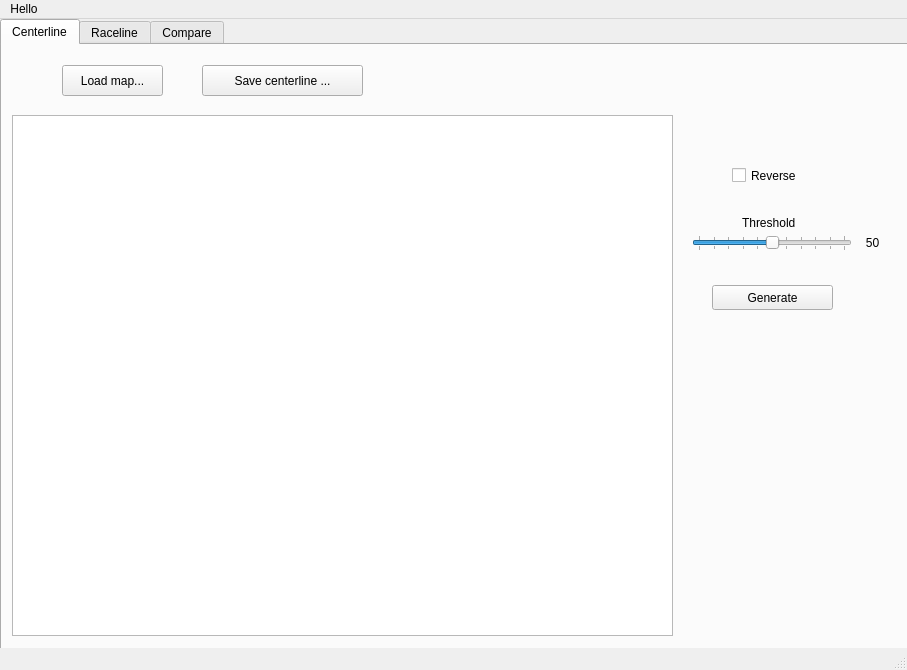
<?xml version="1.0" encoding="UTF-8"?>
<ui version="4.0">
 <class>MainWindow</class>
 <widget class="QMainWindow" name="MainWindow">
  <property name="geometry">
   <rect>
    <x>0</x>
    <y>0</y>
    <width>907</width>
    <height>670</height>
   </rect>
  </property>
  <property name="windowTitle">
   <string>MainWindow</string>
  </property>
  <widget class="QWidget" name="centralwidget">
   <widget class="QTabWidget" name="Tabs">
    <property name="geometry">
     <rect>
      <x>0</x>
      <y>0</y>
      <width>911</width>
      <height>631</height>
     </rect>
    </property>
    <property name="currentIndex">
     <number>0</number>
    </property>
    <widget class="QWidget" name="Centerline">
     <attribute name="title">
      <string>Centerline</string>
     </attribute>
     <widget class="QPushButton" name="loadMapButton">
      <property name="geometry">
       <rect>
        <x>60</x>
        <y>20</y>
        <width>101</width>
        <height>31</height>
       </rect>
      </property>
      <property name="toolTip">
       <string/>
      </property>
      <property name="toolTipDuration">
       <number>-1</number>
      </property>
      <property name="text">
       <string>Load map...</string>
      </property>
     </widget>
     <widget class="QPushButton" name="SaveCenterLineButton">
      <property name="geometry">
       <rect>
        <x>200</x>
        <y>20</y>
        <width>161</width>
        <height>31</height>
       </rect>
      </property>
      <property name="text">
       <string>Save centerline ...</string>
      </property>
     </widget>
     <widget class="QSlider" name="thresholdSlider">
      <property name="geometry">
       <rect>
        <x>690</x>
        <y>190</y>
        <width>160</width>
        <height>16</height>
       </rect>
      </property>
      <property name="minimum">
       <number>0</number>
      </property>
      <property name="maximum">
       <number>100</number>
      </property>
      <property name="singleStep">
       <number>10</number>
      </property>
      <property name="pageStep">
       <number>10</number>
      </property>
      <property name="value">
       <number>50</number>
      </property>
      <property name="sliderPosition">
       <number>50</number>
      </property>
      <property name="tracking">
       <bool>true</bool>
      </property>
      <property name="orientation">
       <enum>Qt::Horizontal</enum>
      </property>
      <property name="tickPosition">
       <enum>QSlider::TicksBothSides</enum>
      </property>
      <property name="tickInterval">
       <number>10</number>
      </property>
     </widget>
     <widget class="QLabel" name="thresholdLabel">
      <property name="geometry">
       <rect>
        <x>740</x>
        <y>170</y>
        <width>71</width>
        <height>16</height>
       </rect>
      </property>
      <property name="text">
       <string>Threshold</string>
      </property>
     </widget>
     <widget class="QLabel" name="thresholdValue">
      <property name="geometry">
       <rect>
        <x>850</x>
        <y>190</y>
        <width>41</width>
        <height>16</height>
       </rect>
      </property>
      <property name="text">
       <string>50</string>
      </property>
      <property name="alignment">
       <set>Qt::AlignCenter</set>
      </property>
     </widget>
     <widget class="QCheckBox" name="reverseCheckBox">
      <property name="geometry">
       <rect>
        <x>730</x>
        <y>120</y>
        <width>91</width>
        <height>21</height>
       </rect>
      </property>
      <property name="text">
       <string>Reverse</string>
      </property>
      <property name="iconSize">
       <size>
        <width>20</width>
        <height>20</height>
       </size>
      </property>
     </widget>
     <widget class="QGraphicsView" name="centerLineView">
      <property name="geometry">
       <rect>
        <x>10</x>
        <y>70</y>
        <width>661</width>
        <height>521</height>
       </rect>
      </property>
     </widget>
     <widget class="QPushButton" name="genCenterlineButton">
      <property name="geometry">
       <rect>
        <x>710</x>
        <y>240</y>
        <width>121</width>
        <height>25</height>
       </rect>
      </property>
      <property name="text">
       <string>Generate</string>
      </property>
     </widget>
    </widget>
    <widget class="QWidget" name="Raceline">
     <attribute name="title">
      <string>Raceline</string>
     </attribute>
    </widget>
    <widget class="QWidget" name="Compare">
     <attribute name="title">
      <string>Compare</string>
     </attribute>
    </widget>
   </widget>
  </widget>
  <widget class="QMenuBar" name="menubar">
   <property name="geometry">
    <rect>
     <x>0</x>
     <y>0</y>
     <width>907</width>
     <height>22</height>
    </rect>
   </property>
   <widget class="QMenu" name="menuHello">
    <property name="title">
     <string>Hello</string>
    </property>
   </widget>
   <addaction name="menuHello"/>
  </widget>
  <widget class="QStatusBar" name="statusbar"/>
  <action name="actionLoadMap">
   <property name="text">
    <string>LoadMap</string>
   </property>
   <property name="toolTip">
    <string>Click here to load a .pgm file</string>
   </property>
  </action>
 </widget>
 <resources/>
 <connections>
  <connection>
   <sender>thresholdSlider</sender>
   <signal>valueChanged(int)</signal>
   <receiver>thresholdValue</receiver>
   <slot>setNum(int)</slot>
   <hints>
    <hint type="sourcelabel">
     <x>701</x>
     <y>218</y>
    </hint>
    <hint type="destinationlabel">
     <x>812</x>
     <y>218</y>
    </hint>
   </hints>
  </connection>
 </connections>
</ui>
